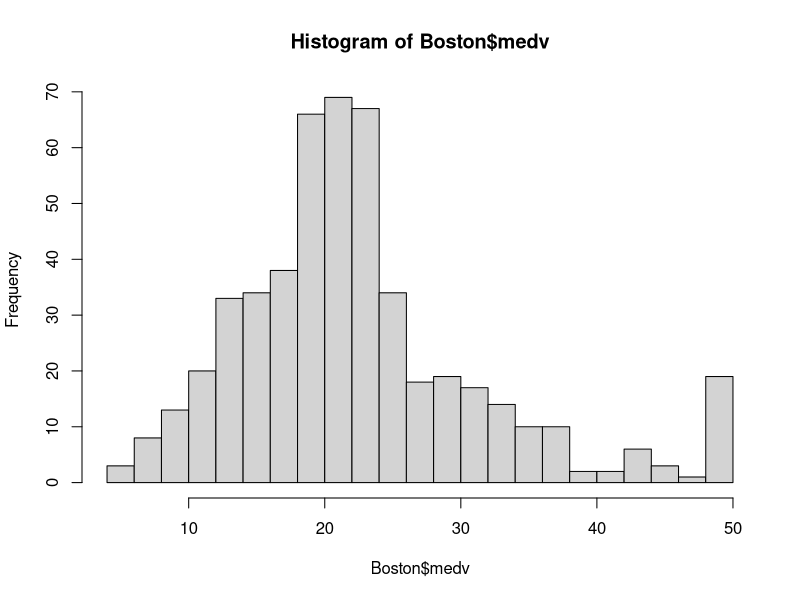
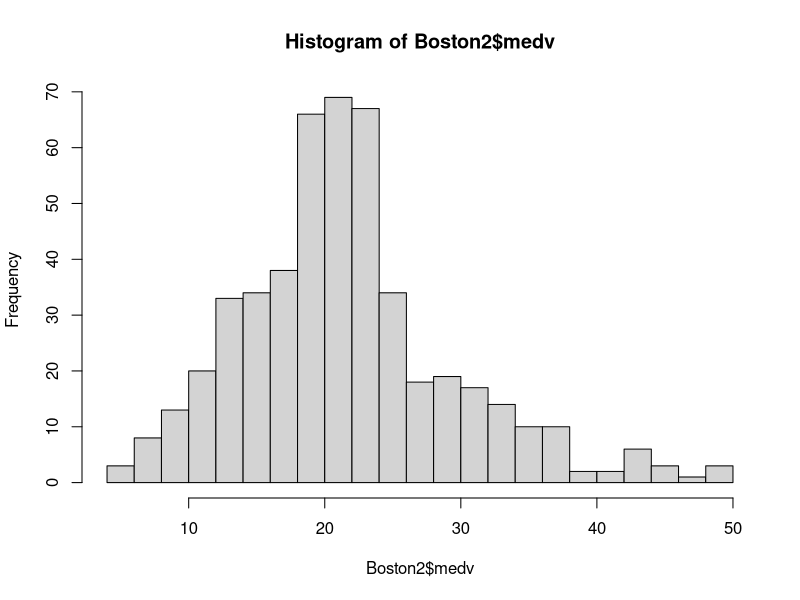
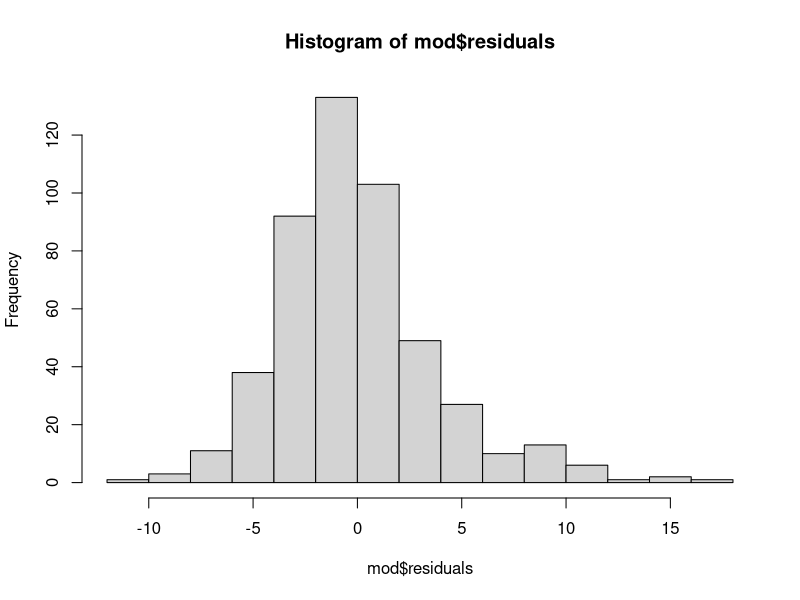
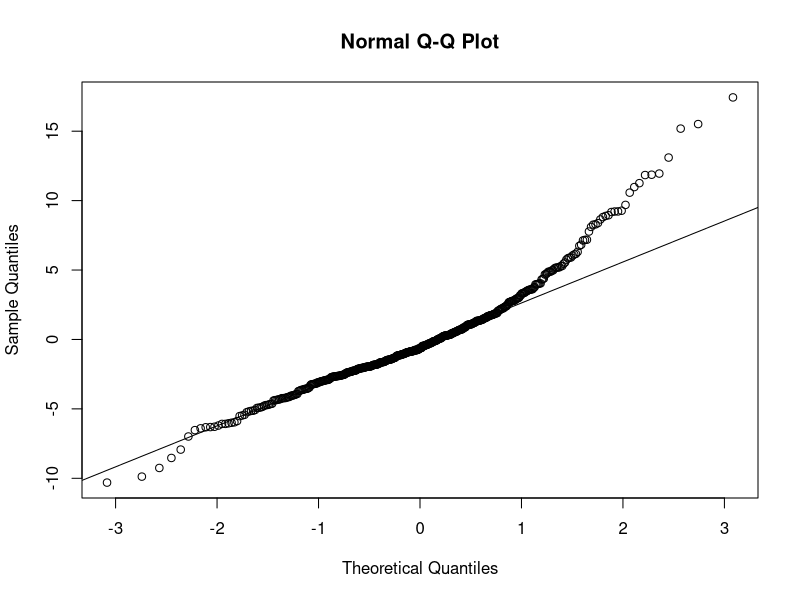

R code for these plots, in order:
## ---- chunk 1
library(MASS)
data(Boston)
head(Boston)

sd(Boston$medv)
hist(Boston$medv,20)
## ---- chunk 2
Boston2 <- Boston[Boston$medv<50,]
hist(Boston2$medv,20)
mod <- lm(medv~.,data=Boston2)
summary(mod)
confint(mod)
mod_red <- lm(medv~.-age-indus,data=Boston2)
## ---- chunk 3
M <- cor(Boston2)
M[14,]
ncol(Boston2)
## ---- chunk 4
AIC(lm(medv~.,data=Boston2))
AIC(lm(medv~.-age-indus,data=Boston2))
## ---- chunk 5
BIC(lm(medv~.,data=Boston2))
BIC(lm(medv~.-age-indus,data=Boston2))
## ---- chunk 6
colnames(Boston)
attach(Boston)
library(MASS)
step <- stepAIC(lm(medv~1,data=Boston2),scope = 
                  medv~crim+zn+indus+chas+nox+rm+age+dis+tax+ptratio+black+lstat, direction="forward")
step
## ---- chunk 7
step$anova # resultados
step$call #es el mejor modelo resultante
AIC(step)
step
## ---- chunk 8
fit1 <- lm(medv~crim+zn+indus+chas+nox+rm+age+dis+tax+ptratio+black+lstat,data=Boston2)
fit0 <- lm(medv~1,data=Boston2)

stepAIC(fit1,direction="backward")
stepAIC(fit0,direction="forward",scope=list(upper=fit1,lower=fit0))
stepAIC(fit0,direction="both",scope=list(upper=fit1,lower=fit0))
## ---- chunk 9
mod <- lm(medv ~ lstat + rm + ptratio + tax + black + dis + nox + age +  zn + crim + indus,data= Boston2)
extractAIC(mod,scale=0)
coefficients(mod)
hist(mod$residuals)
qqnorm(mod$residuals)
qqline(mod$residuals)
shapiro.test(mod$residuals) #hay un fuerte sesgo hacia la derecha y  no es normal la distribución
summary(mod)
## ---- chunk 10
extractAIC(lm(medv ~ lstat + rm + ptratio + tax + black + dis + nox + age +  zn + crim + indus,data= Boston2),scale=0)
extractAIC(lm(medv ~ lstat + rm + ptratio  + black + dis + nox + age +  zn + crim + indus,data= Boston2),scale=0)
